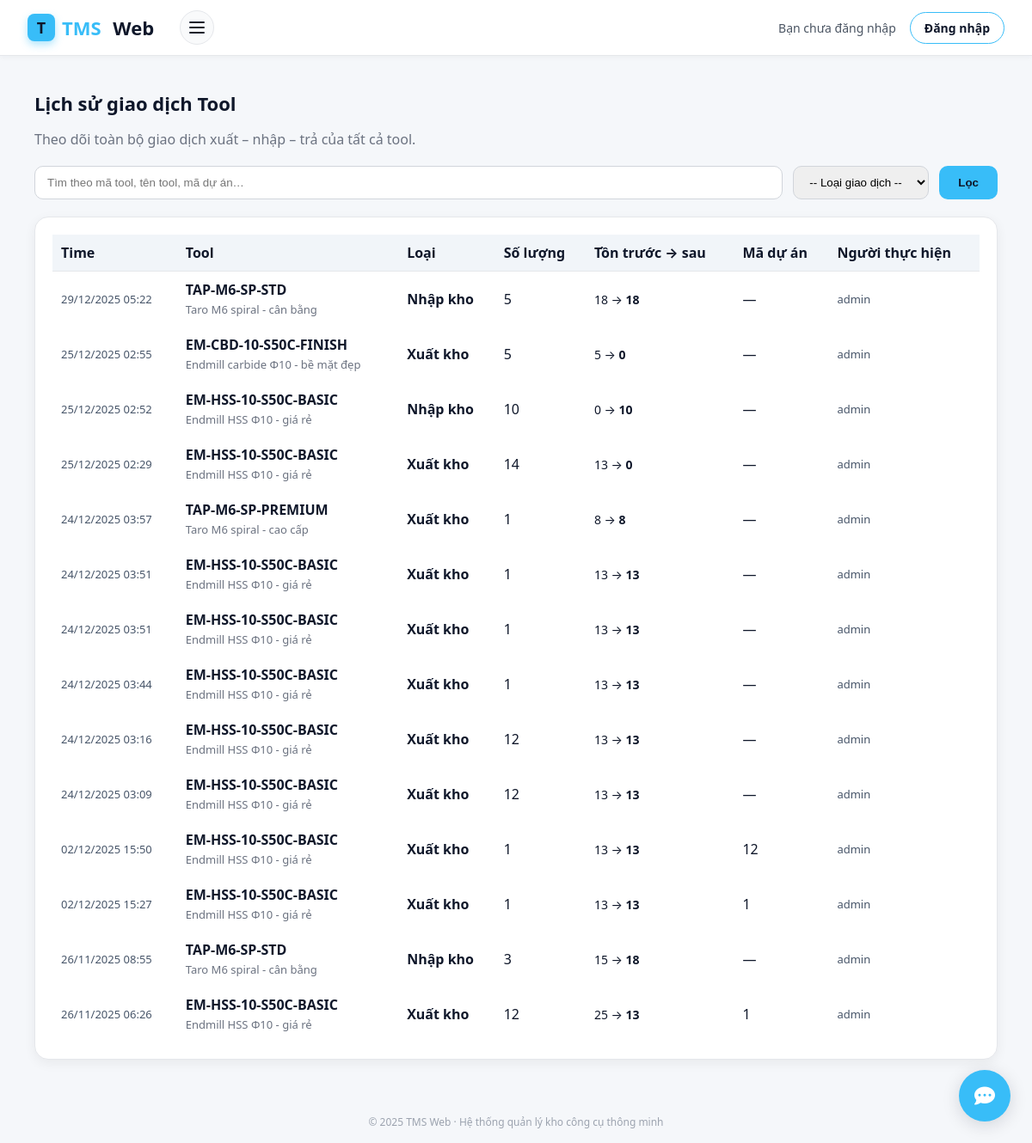
Screenshot of /tool-muontra/history/ with the database file from the repository.
### tool_muontra/models.py (models this page shows, shortened)
class ToolTransaction(models.Model):
    EXPORT = "EXPORT"    # Xuất kho (mượn / lấy tool ra)
    IMPORT = "IMPORT"    # Nhập kho (mua mới / bổ sung)
    RETURN = "RETURN"    # Trả lại kho (bỏ tool vào lại)
    LOAI_CHOICES = [
        (EXPORT, "Xuất kho"),
        (IMPORT, "Nhập kho"),
        (RETURN, "Trả lại kho"),
    ]
    TRANG_THAI_CHOICES = [
        ("PENDING", "Đang chờ tủ xử lý"),
        ("SUCCESS", "Thành công"),
        ("FAILED", "Thất bại"),
    ]
    loai = models.CharField(max_length=20, choices=LOAI_CHOICES)
    tool = models.ForeignKey(
        Tool,
        on_delete=models.CASCADE,
        related_name="transactions",
    )
    so_luong = models.PositiveIntegerField()
    ton_truoc = models.PositiveIntegerField()
    ton_sau = models.PositiveIntegerField()
    ma_du_an = models.CharField(max_length=100, blank=True)
    ghi_chu = models.TextField(blank=True)
    nguoi_thuc_hien = models.ForeignKey(
        User,
        null=True,
        on_delete=models.SET_NULL,
        related_name="tool_transactions",
    )
    created_at = models.DateTimeField(auto_now_add=True)
    trang_thai = models.CharField(
        max_length=20,
        choices=TRANG_THAI_CHOICES,
        default="PENDING",
    )
    ly_do_fail = models.CharField(
        max_length=255,
        blank=True,
        default="",
        help_text="Lý do giao dịch thất bại do tủ gửi về.",
    )
    tx_id = models.BigIntegerField(
        null=True,
        blank=True,
        db_index=True,
        help_text="ID giao dịch để map giữa Django và ESP32.",
    )

### tool/models.py (models this page shows, shortened)
class Tool(models.Model):
    LOAI_GIA_CONG_CHOICES = [
        ("DRILL", "Khoan"),
        ("MILL", "Phay"),
        ("TAP", "Taro"),
        ("REAM", "Doa"),
        ("TURN", "Tiện"),
    ]
    NHOM_VL_CHOICES = [
        ("P", "Thép (ISO P)"),
        ("M", "Thép không gỉ (ISO M)"),
        ("K", "Gang (ISO K)"),
        ("N", "Nhôm/kim loại màu (ISO N)"),
        ("S", "Hợp kim chịu nhiệt (ISO S)"),
        ("H", "Thép đã tôi (ISO H)"),
    ]
    ten_tool = models.CharField(
        max_length=200,
        verbose_name="Tên tool"
    )
    ma_tool = models.CharField(
        max_length=50,
        unique=True,
        verbose_name="Mã tool"
    )
    nhom_tool = models.CharField(
        max_length=100,
        verbose_name="Nhóm tool",
        help_text="VD: Mũi khoan, Dao phay, Mũi taro…"
    )
    dong_tool = models.CharField(
        max_length=100,
        blank=True,
        verbose_name="Dòng tool",
        help_text="VD: Drill, Endmill, Tap…"
    )
    nha_san_xuat = models.CharField(
        max_length=100,
        blank=True,
        verbose_name="Nhà sản xuất"
    )
    ma_nha_sx = models.CharField(
        max_length=100,
        blank=True,
        verbose_name="Mã nhà sản xuất"
    )
    tieu_chuan = models.CharField(
        max_length=100,
        blank=True,
        verbose_name="Tiêu chuẩn"
    )
    model = models.CharField(
        max_length=100,
        blank=True,
        verbose_name="Model"
    )
    vat_lieu_phu_hop = models.CharField(
        max_length=200,
        blank=True,
        verbose_name="Vật liệu gia công phù hợp",
        help_text="VD: C45, S50C, SUS304…"
    )
    ghi_chu = models.TextField(
        blank=True,
        verbose_name="Ghi chú thêm"
    )
    duong_kinh = models.DecimalField(
        max_digits=6,
        decimal_places=2,
        null=True,
        blank=True,
        verbose_name="Đường kính làm việc (mm)"
    )
    chieu_dai_lam_viec = models.DecimalField(
        max_digits=6,
        decimal_places=2,
        null=True,
        blank=True,
        verbose_name="Chiều dài làm việc (mm)"
    )
    don_vi_tinh = models.CharField(
        max_length=50,
        blank=True,
        verbose_name="Đơn vị tính",
        help_text="VD: cái, hộp, bộ…"
    )
    tuoi_tho_chuan = models.CharField(
        max_length=100,
        blank=True,
        verbose_name="Tuổi thọ chuẩn",
        help_text="VD: 1500 lỗ / 1 tool"
    )
    loai_gia_cong = models.CharField(
        max_length=50,
        choices=LOAI_GIA_CONG_CHOICES,
        verbose_name="Loại gia công chính",
        null=True,
        blank=True,
        help_text="Khoan / Phay / Taro / Doa / Tiện…"
    )
    duong_kinh_min = models.DecimalField(
        max_digits=6,
        decimal_places=2,
        null=True,
        blank=True,
        verbose_name="ĐK min cho phép (mm)"
    )
    duong_kinh_max = models.DecimalField(
        max_digits=6,
        decimal_places=2,
        null=True,
        blank=True,
        verbose_name="ĐK max cho phép (mm)"
    )
    ty_le_sau_lo_max = models.DecimalField(
        max_digits=4,
        decimal_places=1,
        null=True,
        blank=True,
        verbose_name="Tỷ lệ sâu lỗ max (L/D)"
    )
    nhom_vat_lieu_iso = models.CharField(
        max_length=2,
        choices=NHOM_VL_CHOICES,
        blank=True,
        verbose_name="Nhóm vật liệu ISO"
    )
    do_cung_min = models.PositiveIntegerField(
        null=True,
        blank=True,
        verbose_name="Độ cứng vật liệu min (HRC)"
    )
    do_cung_max = models.PositiveIntegerField(
        null=True,
        blank=True,
        verbose_name="Độ cứng vật liệu max (HRC)"
    )
    may_phu_hop = models.CharField(
        max_length=200,
        blank=True,
        verbose_name="Dòng máy phù hợp",
        help_text="VD: VMC 10.000 rpm, CNC tiện, Máy khoan bàn…"
    )
    can_coolant = models.BooleanField(
        default=False,
        verbose_name="Yêu cầu tưới nguội"
    )
    ton_kho = models.PositiveIntegerField(
        default=0,
        verbose_name="Tồn kho hiện tại"
    )
    muc_canh_bao = models.PositiveIntegerField(
        null=True,
        blank=True,
        verbose_name="Mức cảnh báo tối thiểu"
    )
    tu = models.CharField(
    max_length=1,
    blank=True,
    verbose_name="Tủ (A/B/...)"
    )
    ngan = models.PositiveSmallIntegerField(
    null=True,
    blank=True,
    verbose_name="Ngăn (số)"
    )
    may_uu_tien = models.CharField(
        max_length=100,
        blank=True,
        verbose_name="Máy / Line ưu tiên"
    )
    ngay_nhap_kho = models.DateField(
        null=True,
        blank=True,
        verbose_name="Ngày nhập kho"
    )
    gia_tri_mua = models.DecimalField(
        max_digits=15,
        decimal_places=0,
        null=True,
        blank=True,
        verbose_name="Giá trị mua (VND/đv)"
    )
    wear_max = models.PositiveIntegerField(
        null=True,
        blank=True,
        verbose_name="Độ mòn tối đa (%)"
    )
    nguong_thay = models.PositiveIntegerField(
        null=True,
        blank=True,
        verbose_name="Ngưỡng cảnh báo thay (%)"
    )
    hrc_tham_chieu = models.PositiveIntegerField(
        null=True,
        blank=True,
        verbose_name="Độ cứng vật liệu tham chiếu (HRC)"
    )
    che_do_cat_khuyen_nghi = models.TextField(
        blank=True,
        verbose_name="Chế độ cắt khuyến nghị"
    )
    ket_luan_fuzzy = models.TextField(
        blank=True,
        verbose_name="Kết luận fuzzy / khuyến nghị"
    )
    diem_gia = models.PositiveSmallIntegerField(
        null=True,
        blank=True,
        verbose_name="Điểm giá (1=rẻ, 5=rất đắt)"
    )
    diem_do_ben = models.PositiveSmallIntegerField(
        null=True,
        blank=True,
        verbose_name="Điểm độ bền (1=thấp, 5=rất bền)"
    )
    diem_on_dinh = models.PositiveSmallIntegerField(
        null=True,
        blank=True,
        verbose_name="Độ ổn định quá trình (1=kém, 5=rất ổn định)"
    )
    diem_chat_luong_be_mat = models.PositiveSmallIntegerField(
        null=True,
        blank=True,
        verbose_name="Chất lượng bề mặt (1=thô, 5=rất đẹp)"
    )
    diem_san_co = models.PositiveSmallIntegerField(
        null=True,
        blank=True,
        verbose_name="Độ sẵn có (1=khó mua, 5=luôn sẵn)"
    )
    diem_uu_tien_dung_truoc = models.PositiveSmallIntegerField(
        null=True,
        blank=True,
        verbose_name="Mức ưu tiên dùng trước (1=ít, 5=ưu tiên cao)"
    )
    created_at = models.DateTimeField(
        auto_now_add=True,
        verbose_name="Thời gian tạo"
    )
    updated_at = models.DateTimeField(
        auto_now=True,
        verbose_name="Thời gian cập nhật"
    )
    class Meta:
        verbose_name = "Tool tiêu hao"
        verbose_name_plural = "Tool tiêu hao"
        ordering = ["ten_tool", "ma_tool"]
        indexes = [
            models.Index(fields=["ma_tool"]),
            models.Index(fields=["nhom_tool", "dong_tool"]),
            models.Index(fields=["loai_gia_cong", "nhom_vat_lieu_iso"]),
        ]

### tool_muontra/views.py (the view, shortened to what this page needs)
# urls.py: path("history/", views.history_tool, name="history_tool"),
def history_tool(request):
    q = request.GET.get("q", "").strip()
    loai = request.GET.get("loai", "").strip()
    transactions = ToolTransaction.objects.select_related("tool", "nguoi_thuc_hien")
    if loai:
        transactions = transactions.filter(loai=loai)
    transactions = transactions.order_by("-created_at")[:500]
    context = {
        "transactions": transactions,
        "q": q,
        "loai": loai,
        "loai_choices": ToolTransaction.LOAI_CHOICES,
    }
    return render(request, "tool_history.html", context)

### templates/tool_history.html (shortened to what this page needs)
{% extends "base.html" %}
{% block content %}
<div style="max-width:1120px;margin:20px auto;">
    <h2 style="font-size:22px;font-weight:700;margin-bottom:6px;">
        Lịch sử giao dịch Tool
    </h2>
    <p style="color:#6b7280;margin-bottom:20px;">
        Theo dõi toàn bộ giao dịch xuất – nhập – trả của tất cả tool.
    </p>
    <form method="get" style="margin-bottom:20px;display:flex;gap:12px;flex-wrap:wrap;">
        <input
            type="text"
            name="q"
            value="{{ q }}"
            placeholder="Tìm theo mã tool, tên tool, mã dự án…"
            style="
                flex:1;min-width:260px;
                padding:10px 14px;
                border-radius:10px;
                border:1px solid #d1d5db;
            "
        />
        <select
            name="loai"
            style="padding:10px 14px;border-radius:10px;border:1px solid #d1d5db;"
        >
            <option value="">-- Loại giao dịch --</option>
        </select>
        <button
            type="submit"
            style="
                background:#38bdf8;
                color:#0f172a;
                padding:10px 22px;
                border-radius:10px;
                font-weight:600;
                border:none;
                cursor:pointer;
            "
        >
            Lọc
        </button>
    </form>
    <div style="
        background:white;
        padding:20px;
        border:1px solid #e5e7eb;
        border-radius:16px;
        box-shadow:0 4px 14px rgba(0,0,0,0.06);
    ">
        <table style="width:100%;border-collapse:collapse;">
            <thead>
                <tr style="background:#f1f5f9;">
                    <th style="padding:10px;border-bottom:1px solid #e5e7eb;text-align:left;">Time</th>
                    <th style="padding:10px;border-bottom:1px solid #e5e7eb;text-align:left;">Tool</th>
                    <th style="padding:10px;border-bottom:1px solid #e5e7eb;text-align:left;">Loại</th>
                    <th style="padding:10px;border-bottom:1px solid #e5e7eb;text-align:left;">Số lượng</th>
                    <th style="padding:10px;border-bottom:1px solid #e5e7eb;text-align:left;">Tồn trước → sau</th>
                    <th style="padding:10px;border-bottom:1px solid #e5e7eb;text-align:left;">Mã dự án</th>
                    <th style="padding:10px;border-bottom:1px solid #e5e7eb;text-align:left;">Người thực hiện</th>
                </tr>
            </thead>
            <tbody>
                {% if transactions %}
                {% for t in transactions %}
                <tr>
                    <td style="padding:10px;font-size:13px;color:#475569;">
                        {{ t.created_at|date:"d/m/Y H:i" }}
                    </td>
                    <td style="padding:10px;">
                        <strong>{{ t.tool.ma_tool }}</strong><br>
                        <span style="color:#6b7280;font-size:13px;">
                            {{ t.tool.ten_tool }}
                        </span>
                    </td>
                    <td style="padding:10px;font-weight:600;">
                        {{ t.get_loai_display }}
                    </td>
                    <td style="padding:10px;">
                        {{ t.so_luong }}
                    </td>
                    <td style="padding:10px;font-size:14px;">
                        {{ t.ton_truoc }} → <strong>{{ t.ton_sau }}</strong>
                    </td>
                    <td style="padding:10px;">
                        {{ t.ma_du_an|default:"—" }}
                    </td>
                    <td style="padding:10px;font-size:13px;color:#475569;">
                        {{ t.nguoi_thuc_hien|default:"—" }}
                    </td>
                </tr>
                {% endfor %}
                {% else %}
                <tr>
                    <td colspan="7" style="padding:16px;text-align:center;color:#94a3b8;">
                        Không có giao dịch nào.
                    </td>
                </tr>
                {% endif %}
            </tbody>
        </table>
    </div>
</div>
{% endblock %}

### templates/base.html (style rules this page uses)
:root { --blue-tech: #38bdf8; --blue-strong: #0f172a; --blue-soft: #e0f2fe; }
* { box-sizing: border-box; }
body { margin: 0; font-family: "Segoe UI", sans-serif; background: #ffffff; color: #0f172a; }

### templates/chatbot.html (style rules this page uses)
:root { --primary-color: #4361ee; --blue-tech: #38bdf8; --blue-strong: #0f172a; --primary-dark: #3a56d4; --bg-color: #f5f7fa; --text-color: #2b2d42; --white: #ffffff; --light-gray: #e9ecef; --shadow: 0 4px 20px rgba(0, 0, 0, 0.15); --border-radius: 16px; }
body { font-family: 'Segoe UI', system-ui, -apple-system, sans-serif; background: var(--bg-color); margin: 0; }

### rows the page displays
ToolTransaction: created_at "29/12/2025 05:22", tool.ma_tool "TAP-M6-SP-STD", tool.ten_tool "Taro M6 spiral - cân bằng", loai "Nhập kho", so_luong "5", ton_truoc "18", ton_sau "18", ma_du_an "—", nguoi_thuc_hien "admin"
ToolTransaction: created_at "25/12/2025 02:55", tool.ma_tool "EM-CBD-10-S50C-FINISH", tool.ten_tool "Endmill carbide Φ10 - bề mặt đẹp", loai "Xuất kho", so_luong "5", ton_truoc "5", ton_sau "0", ma_du_an "—", nguoi_thuc_hien "admin"
ToolTransaction: created_at "25/12/2025 02:52", tool.ma_tool "EM-HSS-10-S50C-BASIC", tool.ten_tool "Endmill HSS Φ10 - giá rẻ", loai "Nhập kho", so_luong "10", ton_truoc "0", ton_sau "10", ma_du_an "—", nguoi_thuc_hien "admin"
ToolTransaction: created_at "25/12/2025 02:29", tool.ma_tool "EM-HSS-10-S50C-BASIC", tool.ten_tool "Endmill HSS Φ10 - giá rẻ", loai "Xuất kho", so_luong "14", ton_truoc "13", ton_sau "0", ma_du_an "—", nguoi_thuc_hien "admin"
ToolTransaction: created_at "24/12/2025 03:57", tool.ma_tool "TAP-M6-SP-PREMIUM", tool.ten_tool "Taro M6 spiral - cao cấp", loai "Xuất kho", so_luong "1", ton_truoc "8", ton_sau "8", ma_du_an "—", nguoi_thuc_hien "admin"
ToolTransaction: created_at "24/12/2025 03:51", tool.ma_tool "EM-HSS-10-S50C-BASIC", tool.ten_tool "Endmill HSS Φ10 - giá rẻ", loai "Xuất kho", so_luong "1", ton_truoc "13", ton_sau "13", ma_du_an "—", nguoi_thuc_hien "admin"
ToolTransaction: created_at "24/12/2025 03:51", tool.ma_tool "EM-HSS-10-S50C-BASIC", tool.ten_tool "Endmill HSS Φ10 - giá rẻ", loai "Xuất kho", so_luong "1", ton_truoc "13", ton_sau "13", ma_du_an "—", nguoi_thuc_hien "admin"
ToolTransaction: created_at "24/12/2025 03:44", tool.ma_tool "EM-HSS-10-S50C-BASIC", tool.ten_tool "Endmill HSS Φ10 - giá rẻ", loai "Xuất kho", so_luong "1", ton_truoc "13", ton_sau "13", ma_du_an "—", nguoi_thuc_hien "admin"
ToolTransaction: created_at "24/12/2025 03:16", tool.ma_tool "EM-HSS-10-S50C-BASIC", tool.ten_tool "Endmill HSS Φ10 - giá rẻ", loai "Xuất kho", so_luong "12", ton_truoc "13", ton_sau "13", ma_du_an "—", nguoi_thuc_hien "admin"
ToolTransaction: created_at "24/12/2025 03:09", tool.ma_tool "EM-HSS-10-S50C-BASIC", tool.ten_tool "Endmill HSS Φ10 - giá rẻ", loai "Xuất kho", so_luong "12", ton_truoc "13", ton_sau "13", ma_du_an "—", nguoi_thuc_hien "admin"
ToolTransaction: created_at "02/12/2025 15:50", tool.ma_tool "EM-HSS-10-S50C-BASIC", tool.ten_tool "Endmill HSS Φ10 - giá rẻ", loai "Xuất kho", so_luong "1", ton_truoc "13", ton_sau "13", ma_du_an "12", nguoi_thuc_hien "admin"
ToolTransaction: created_at "02/12/2025 15:27", tool.ma_tool "EM-HSS-10-S50C-BASIC", tool.ten_tool "Endmill HSS Φ10 - giá rẻ", loai "Xuất kho", so_luong "1", ton_truoc "13", ton_sau "13", ma_du_an "1", nguoi_thuc_hien "admin"
ToolTransaction: created_at "26/11/2025 08:55", tool.ma_tool "TAP-M6-SP-STD", tool.ten_tool "Taro M6 spiral - cân bằng", loai "Nhập kho", so_luong "3", ton_truoc "15", ton_sau "18", ma_du_an "—", nguoi_thuc_hien "admin"
ToolTransaction: created_at "26/11/2025 06:26", tool.ma_tool "EM-HSS-10-S50C-BASIC", tool.ten_tool "Endmill HSS Φ10 - giá rẻ", loai "Xuất kho", so_luong "12", ton_truoc "25", ton_sau "13", ma_du_an "1", nguoi_thuc_hien "admin"
